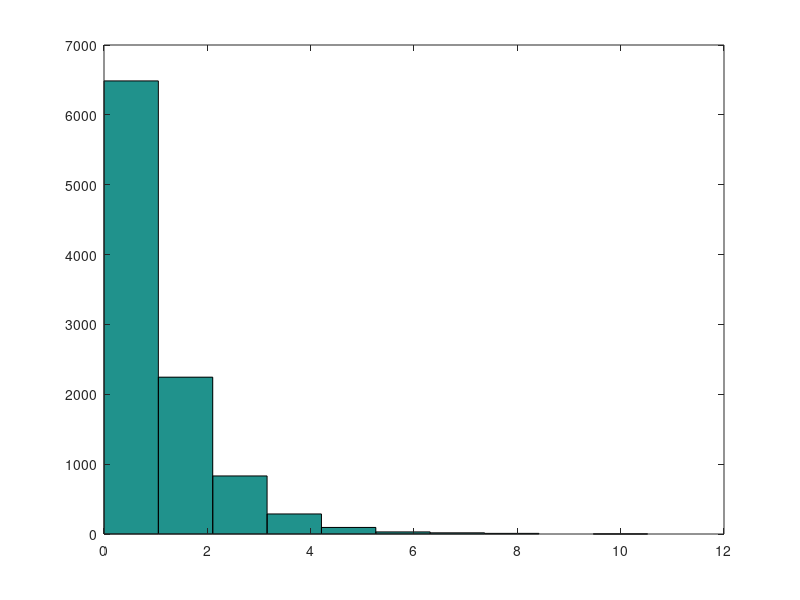
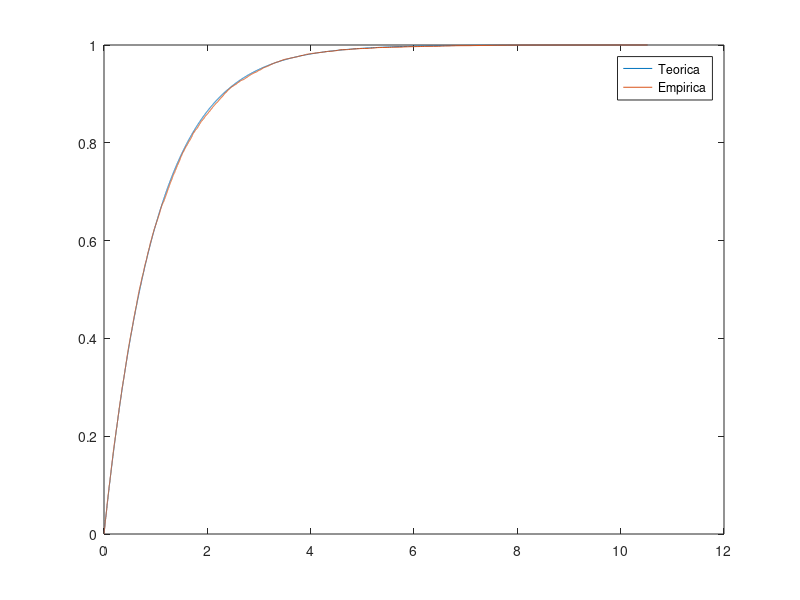

MATLAB code for these plots, in order: (Note: this script raises an error after producing the figures.)
clc, clear all, close all;

%generamos muestra distribucion exponencial

n=10000;
landa=1;
mu=1/landa;

U=sort(exprnd(mu,1,n));
hist(U)
figure
%teorica
F=cdf('Exponential',U,mu);
%Empirica
[cdfe,Ue]=ecdf(U);
cdfe=cdfe(2:size(cdfe,1));
Ue=Ue(2:size(Ue,1));

plot(U,F)
hold on
plot(Ue,cdfe)
legend('Teorica','Empirica')

% bootstrap var y SE

B=2000
minB = bootstrp(B,@min,U);
TmeanB=mean(minB);
vboot=sum((minB-TmeanB).^2)/B;
SEboot=sqrt(vboot);

% Jackknife sesgo

Tmin=min(U);

for i=1:n
    iU=U;
    iU(i)=[];
    T(i)=min(iU);
end

Tmean=mean(T);
bjack=(n-1)*(Tmean-Tmin)
Tjack=Tmin-bjack;

% sesgo teorico

Sesgot=1/(landa*n)

%diferencia entre sesgos

difsesgos=bjack-Sesgot

T1=table([vboot;B;bjack;Sesgot;difsesgos;n],'VariableNames',{'Resultados'},'RowNames',{'Bootstrap_variance' 'B_bootstraping' 'Sesgo_Jackknife' 'Sesgo_Teorico' 'Diferencia_sesgos' 'Muestra_n'})


